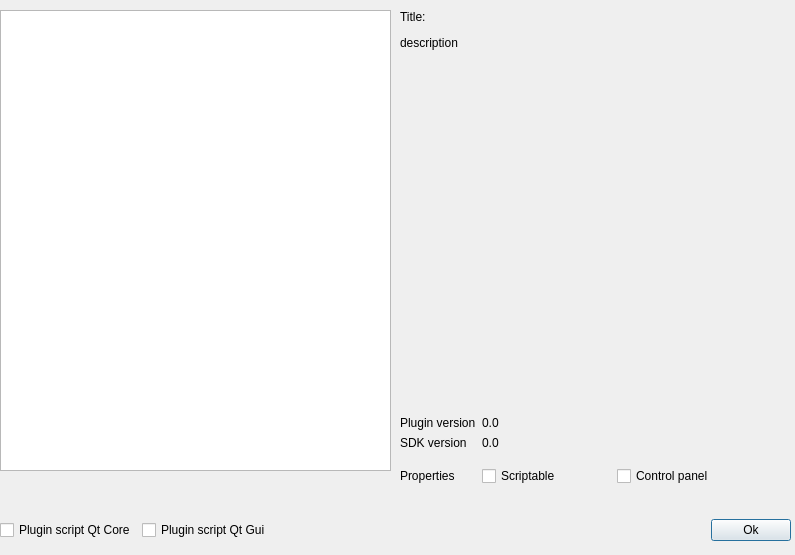
<?xml version="1.0" encoding="UTF-8"?>
<ui version="4.0">
 <class>SUiPluginManager</class>
 <widget class="QDialog" name="SUiPluginManager">
  <property name="geometry">
   <rect>
    <x>0</x>
    <y>0</y>
    <width>795</width>
    <height>555</height>
   </rect>
  </property>
  <property name="sizePolicy">
   <sizepolicy hsizetype="Fixed" vsizetype="Fixed">
    <horstretch>0</horstretch>
    <verstretch>0</verstretch>
   </sizepolicy>
  </property>
  <property name="minimumSize">
   <size>
    <width>795</width>
    <height>555</height>
   </size>
  </property>
  <property name="maximumSize">
   <size>
    <width>795</width>
    <height>555</height>
   </size>
  </property>
  <property name="windowTitle">
   <string>Plugin Manager</string>
  </property>
  <property name="sizeGripEnabled">
   <bool>false</bool>
  </property>
  <widget class="QWidget" name="horizontalLayoutWidget">
   <property name="geometry">
    <rect>
     <x>0</x>
     <y>510</y>
     <width>791</width>
     <height>41</height>
    </rect>
   </property>
   <layout class="QHBoxLayout" name="horizontalLayout_4">
    <item>
     <widget class="QCheckBox" name="chkQtCore">
      <property name="text">
       <string>Plugin script Qt Core</string>
      </property>
     </widget>
    </item>
    <item>
     <widget class="QCheckBox" name="chkQtGui">
      <property name="text">
       <string>Plugin script Qt Gui</string>
      </property>
     </widget>
    </item>
    <item>
     <spacer name="horizontalSpacer_2">
      <property name="orientation">
       <enum>Qt::Horizontal</enum>
      </property>
      <property name="sizeHint" stdset="0">
       <size>
        <width>40</width>
        <height>20</height>
       </size>
      </property>
     </spacer>
    </item>
    <item>
     <widget class="QPushButton" name="cmdOK">
      <property name="text">
       <string>Ok</string>
      </property>
     </widget>
    </item>
   </layout>
  </widget>
  <widget class="QListWidget" name="lstchkPlugin">
   <property name="enabled">
    <bool>true</bool>
   </property>
   <property name="geometry">
    <rect>
     <x>0</x>
     <y>10</y>
     <width>391</width>
     <height>461</height>
    </rect>
   </property>
   <property name="sizePolicy">
    <sizepolicy hsizetype="Fixed" vsizetype="Fixed">
     <horstretch>0</horstretch>
     <verstretch>0</verstretch>
    </sizepolicy>
   </property>
   <property name="minimumSize">
    <size>
     <width>300</width>
     <height>459</height>
    </size>
   </property>
   <property name="baseSize">
    <size>
     <width>302</width>
     <height>0</height>
    </size>
   </property>
  </widget>
  <widget class="QWidget" name="layoutWidget">
   <property name="geometry">
    <rect>
     <x>400</x>
     <y>10</y>
     <width>391</width>
     <height>486</height>
    </rect>
   </property>
   <layout class="QGridLayout" name="gridLayout">
    <item row="0" column="0">
     <widget class="QLabel" name="lblTitre">
      <property name="text">
       <string>Title:</string>
      </property>
     </widget>
    </item>
    <item row="1" column="0">
     <widget class="QLabel" name="lblTitre_2">
      <property name="text">
       <string>description</string>
      </property>
      <property name="alignment">
       <set>Qt::AlignBottom|Qt::AlignLeading|Qt::AlignLeft</set>
      </property>
     </widget>
    </item>
    <item row="5" column="1">
     <layout class="QHBoxLayout" name="horizontalLayout">
      <item>
       <widget class="QCheckBox" name="chkScriptable">
        <property name="text">
         <string>Scriptable</string>
        </property>
       </widget>
      </item>
      <item>
       <widget class="QCheckBox" name="chkCtlPanel">
        <property name="enabled">
         <bool>true</bool>
        </property>
        <property name="text">
         <string>Control panel</string>
        </property>
        <property name="tristate">
         <bool>false</bool>
        </property>
       </widget>
      </item>
      <item>
       <widget class="QPushButton" name="cmdOpt">
        <property name="enabled">
         <bool>false</bool>
        </property>
        <property name="sizePolicy">
         <sizepolicy hsizetype="Fixed" vsizetype="Fixed">
          <horstretch>40</horstretch>
          <verstretch>40</verstretch>
         </sizepolicy>
        </property>
        <property name="minimumSize">
         <size>
          <width>40</width>
          <height>40</height>
         </size>
        </property>
        <property name="maximumSize">
         <size>
          <width>40</width>
          <height>40</height>
         </size>
        </property>
        <property name="toolTip">
         <string notr="true">Options and settings: the settings is editable if the plugin was already loaded at the start program</string>
        </property>
        <property name="statusTip">
         <string notr="true">Edit the option of this plugin.</string>
        </property>
        <property name="whatsThis">
         <string notr="true"/>
        </property>
        <property name="text">
         <string notr="true"/>
        </property>
        <property name="icon">
         <iconset resource="../resource.qrc">
          <normaloff>:/icon/gears.png</normaloff>:/icon/gears.png</iconset>
        </property>
        <property name="iconSize">
         <size>
          <width>25</width>
          <height>25</height>
         </size>
        </property>
        <property name="autoDefault">
         <bool>false</bool>
        </property>
        <property name="flat">
         <bool>true</bool>
        </property>
       </widget>
      </item>
     </layout>
    </item>
    <item row="5" column="0">
     <widget class="QLabel" name="lblTitre_3">
      <property name="text">
       <string>Properties</string>
      </property>
     </widget>
    </item>
    <item row="4" column="1">
     <widget class="QLabel" name="lblSdkVersion">
      <property name="text">
       <string>0.0</string>
      </property>
     </widget>
    </item>
    <item row="3" column="1">
     <widget class="QLabel" name="lblPluginVersion">
      <property name="text">
       <string>0.0</string>
      </property>
     </widget>
    </item>
    <item row="3" column="0">
     <widget class="QLabel" name="lblPluginVersionTxt">
      <property name="text">
       <string>Plugin version</string>
      </property>
     </widget>
    </item>
    <item row="4" column="0">
     <widget class="QLabel" name="lblSdkVersionTxt">
      <property name="text">
       <string>SDK version</string>
      </property>
     </widget>
    </item>
    <item row="0" column="1">
     <widget class="QLabel" name="lblTitle">
      <property name="text">
       <string/>
      </property>
     </widget>
    </item>
    <item row="2" column="1">
     <widget class="QLabel" name="lblDescription">
      <property name="minimumSize">
       <size>
        <width>0</width>
        <height>350</height>
       </size>
      </property>
      <property name="maximumSize">
       <size>
        <width>500</width>
        <height>16777215</height>
       </size>
      </property>
      <property name="text">
       <string/>
      </property>
      <property name="alignment">
       <set>Qt::AlignJustify|Qt::AlignTop</set>
      </property>
      <property name="wordWrap">
       <bool>true</bool>
      </property>
     </widget>
    </item>
    <item row="2" column="0">
     <spacer name="verticalSpacer">
      <property name="orientation">
       <enum>Qt::Vertical</enum>
      </property>
      <property name="sizeHint" stdset="0">
       <size>
        <width>20</width>
        <height>40</height>
       </size>
      </property>
     </spacer>
    </item>
    <item row="1" column="1">
     <spacer name="horizontalSpacer">
      <property name="orientation">
       <enum>Qt::Horizontal</enum>
      </property>
      <property name="sizeHint" stdset="0">
       <size>
        <width>40</width>
        <height>20</height>
       </size>
      </property>
     </spacer>
    </item>
   </layout>
  </widget>
 </widget>
 <resources>
  <include location="../resource.qrc"/>
 </resources>
 <connections/>
</ui>
